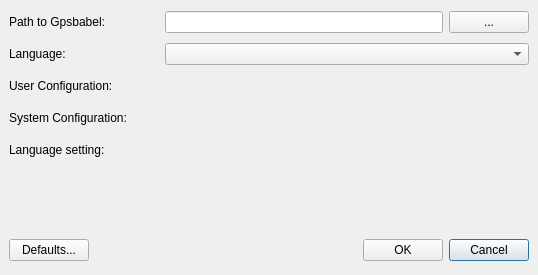
<ui version="4.0" >
 <author>Christoph Eckert</author>
 <comment></comment>
 <exportmacro></exportmacro>
 <class>PreferencesConfig</class>
 <widget class="QDialog" name="PreferencesConfig" >
  <property name="geometry" >
   <rect>
    <x>0</x>
    <y>0</y>
    <width>538</width>
    <height>275</height>
   </rect>
  </property>
  <property name="windowTitle" >
   <string>Edit Preferences</string>
  </property>
  <property name="modal" >
   <bool>true</bool>
  </property>
  <layout class="QGridLayout" >
   <property name="margin" >
    <number>9</number>
   </property>
   <property name="spacing" >
    <number>6</number>
   </property>
   <item row="1" column="0" >
    <layout class="QGridLayout" >
     <property name="margin" >
      <number>0</number>
     </property>
     <property name="spacing" >
      <number>6</number>
     </property>
     <item row="0" column="0" >
      <widget class="QLabel" name="LabelLanguage" >
       <property name="minimumSize" >
        <size>
         <width>150</width>
         <height>26</height>
        </size>
       </property>
       <property name="maximumSize" >
        <size>
         <width>150</width>
         <height>16777215</height>
        </size>
       </property>
       <property name="toolTip" >
        <string/>
       </property>
       <property name="statusTip" >
        <string/>
       </property>
       <property name="text" >
        <string>Language:</string>
       </property>
      </widget>
     </item>
     <item row="0" column="1" >
      <widget class="QComboBox" name="ComboLanguage" >
       <property name="toolTip" >
        <string>Select the language in which you want to use Gebabbel</string>
       </property>
       <property name="statusTip" >
        <string>Select the language in which you want to use Gebabbel</string>
       </property>
       <property name="whatsThis" >
        <string>Select the language in which you want to use Gebabbel</string>
       </property>
      </widget>
     </item>
    </layout>
   </item>
   <item row="4" column="0" >
    <spacer>
     <property name="orientation" >
      <enum>Qt::Vertical</enum>
     </property>
     <property name="sizeHint" >
      <size>
       <width>520</width>
       <height>20</height>
      </size>
     </property>
    </spacer>
   </item>
   <item row="2" column="0" >
    <layout class="QGridLayout" >
     <property name="margin" >
      <number>0</number>
     </property>
     <property name="spacing" >
      <number>6</number>
     </property>
     <item row="1" column="0" >
      <widget class="QLabel" name="LabelSystemSettingsPath" >
       <property name="minimumSize" >
        <size>
         <width>150</width>
         <height>26</height>
        </size>
       </property>
       <property name="maximumSize" >
        <size>
         <width>150</width>
         <height>16777215</height>
        </size>
       </property>
       <property name="text" >
        <string>System Configuration:</string>
       </property>
       <property name="alignment" >
        <set>Qt::AlignLeading|Qt::AlignLeft|Qt::AlignVCenter</set>
       </property>
      </widget>
     </item>
     <item row="0" column="1" >
      <widget class="QLabel" name="DisplayUserSettingsPath" >
       <property name="minimumSize" >
        <size>
         <width>200</width>
         <height>26</height>
        </size>
       </property>
       <property name="text" >
        <string/>
       </property>
       <property name="wordWrap" >
        <bool>true</bool>
       </property>
      </widget>
     </item>
     <item row="0" column="0" >
      <widget class="QLabel" name="LabelUserSettingsPath" >
       <property name="minimumSize" >
        <size>
         <width>150</width>
         <height>26</height>
        </size>
       </property>
       <property name="maximumSize" >
        <size>
         <width>150</width>
         <height>16777215</height>
        </size>
       </property>
       <property name="text" >
        <string>User Configuration:</string>
       </property>
       <property name="alignment" >
        <set>Qt::AlignLeading|Qt::AlignLeft|Qt::AlignVCenter</set>
       </property>
      </widget>
     </item>
     <item row="1" column="1" >
      <widget class="QLabel" name="DisplaySystemSettingsPath" >
       <property name="minimumSize" >
        <size>
         <width>200</width>
         <height>26</height>
        </size>
       </property>
       <property name="text" >
        <string/>
       </property>
       <property name="wordWrap" >
        <bool>true</bool>
       </property>
      </widget>
     </item>
    </layout>
   </item>
   <item row="3" column="0" >
    <layout class="QGridLayout" >
     <property name="margin" >
      <number>0</number>
     </property>
     <property name="spacing" >
      <number>6</number>
     </property>
     <item row="0" column="0" >
      <widget class="QLabel" name="LabelLocale" >
       <property name="minimumSize" >
        <size>
         <width>150</width>
         <height>26</height>
        </size>
       </property>
       <property name="maximumSize" >
        <size>
         <width>150</width>
         <height>16777215</height>
        </size>
       </property>
       <property name="text" >
        <string>Language setting:</string>
       </property>
      </widget>
     </item>
     <item row="0" column="1" >
      <widget class="QLabel" name="DisplayLocale" >
       <property name="minimumSize" >
        <size>
         <width>200</width>
         <height>26</height>
        </size>
       </property>
       <property name="text" >
        <string/>
       </property>
      </widget>
     </item>
    </layout>
   </item>
   <item row="5" column="0" >
    <layout class="QGridLayout" >
     <property name="margin" >
      <number>0</number>
     </property>
     <property name="spacing" >
      <number>6</number>
     </property>
     <item row="0" column="3" >
      <widget class="QPushButton" name="ButtonCancel" >
       <property name="text" >
        <string>Cancel</string>
       </property>
      </widget>
     </item>
     <item row="0" column="1" >
      <spacer>
       <property name="orientation" >
        <enum>Qt::Horizontal</enum>
       </property>
       <property name="sizeHint" >
        <size>
         <width>241</width>
         <height>31</height>
        </size>
       </property>
      </spacer>
     </item>
     <item row="0" column="2" >
      <widget class="QPushButton" name="ButtonOk" >
       <property name="text" >
        <string>OK</string>
       </property>
      </widget>
     </item>
     <item row="0" column="0" >
      <widget class="QPushButton" name="ButtonRestoreDefaults" >
       <property name="toolTip" >
        <string>Resets all settings to default values, including presets</string>
       </property>
       <property name="statusTip" >
        <string>Resets all settings to default values, including presets</string>
       </property>
       <property name="whatsThis" >
        <string>Resets all settings to default values, including presets</string>
       </property>
       <property name="text" >
        <string>Defaults...</string>
       </property>
       <property name="checkable" >
        <bool>false</bool>
       </property>
      </widget>
     </item>
    </layout>
   </item>
   <item row="0" column="0" >
    <layout class="QGridLayout" >
     <property name="margin" >
      <number>0</number>
     </property>
     <property name="spacing" >
      <number>6</number>
     </property>
     <item row="0" column="1" >
      <layout class="QGridLayout" >
       <property name="margin" >
        <number>0</number>
       </property>
       <property name="spacing" >
        <number>6</number>
       </property>
       <item row="0" column="1" >
        <widget class="QPushButton" name="ButtonGpsbabelPath" >
         <property name="toolTip" >
          <string>Select path to the gpsbabel executable</string>
         </property>
         <property name="whatsThis" >
          <string>Select path to the gpsbabel executable</string>
         </property>
         <property name="text" >
          <string>...</string>
         </property>
        </widget>
       </item>
       <item row="0" column="0" >
        <widget class="QLineEdit" name="InputGpsbabelPath" >
         <property name="maximumSize" >
          <size>
           <width>16777215</width>
           <height>16777215</height>
          </size>
         </property>
         <property name="toolTip" >
          <string>Gebabbel needs to know where gpsbabel can be found. Leave this field empty to use the built in gpsbabel executable</string>
         </property>
         <property name="whatsThis" >
          <string>Gebabbel needs to know where gpsbabel can be found. Leave this field empty to use the built in gpsbabel executable</string>
         </property>
        </widget>
       </item>
      </layout>
     </item>
     <item row="0" column="0" >
      <widget class="QLabel" name="LabelGpsbabelPath" >
       <property name="minimumSize" >
        <size>
         <width>150</width>
         <height>26</height>
        </size>
       </property>
       <property name="maximumSize" >
        <size>
         <width>150</width>
         <height>16777215</height>
        </size>
       </property>
       <property name="toolTip" >
        <string/>
       </property>
       <property name="statusTip" >
        <string/>
       </property>
       <property name="text" >
        <string>Path to Gpsbabel:</string>
       </property>
      </widget>
     </item>
    </layout>
   </item>
  </layout>
 </widget>
 <pixmapfunction></pixmapfunction>
 <tabstops>
  <tabstop>InputGpsbabelPath</tabstop>
  <tabstop>ButtonGpsbabelPath</tabstop>
  <tabstop>ButtonRestoreDefaults</tabstop>
  <tabstop>ButtonOk</tabstop>
  <tabstop>ButtonCancel</tabstop>
 </tabstops>
 <resources/>
 <connections/>
</ui>
